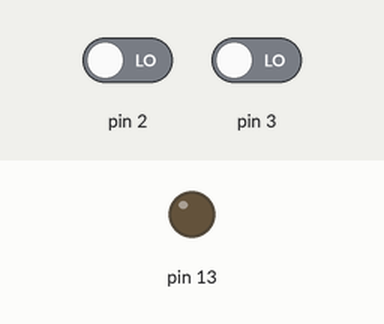
A sketch run on a simulated Arduino Uno, built with avr-gcc and run on an emulated ATmega328P. On the bench: output pins drawn as LEDs (lit = HIGH). Inputs (shaded band) come from the test bench; at power-on: pin 2 LOW, pin 3 LOW. What the sketch prints to the serial monitor is not drawn.

Above: at 1.2 s.
1.3 s: pin 2 driven HIGH and pin 3 driven HIGH
At 2.1 s:
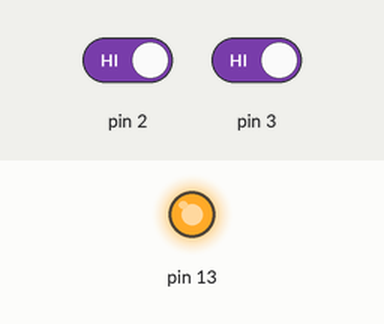
2.8 s: pin 2 driven LOW
At 3.2 s:
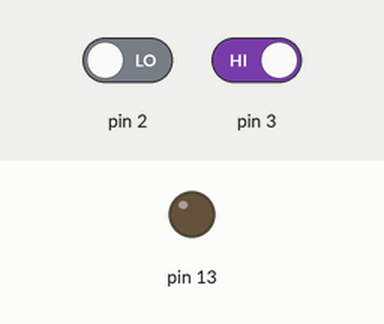
4.3 s: pin 2 driven HIGH
At 5.5 s:
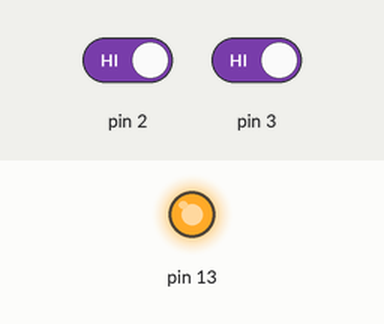
Timing chart, 0 to 7.3 s (numbered marks = the images above; inputs shaded):
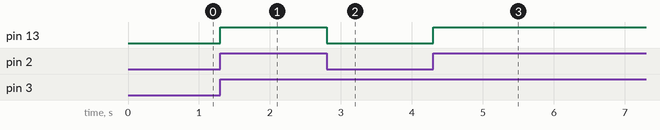

Measured:
- after the input at 1.3 s, pin 13: LOW → HIGH at once
- after the input at 2.8 s, pin 13: HIGH → LOW at once
- after the input at 4.3 s, pin 13: LOW → HIGH at once

The sketch:

sketch_oct26e__4_.ino
```cpp
int V;
int R;

void setup() {
 pinMode (13, OUTPUT);
 pinMode (3, INPUT);
 pinMode (2, INPUT);

 Serial.begin (9600);

}

void loop() {
  V=digitalRead (2);
  R=digitalRead (3);
  Serial.print (V);
  Serial.print (R);

  if (V==1){
    if (R==1){

   digitalWrite (13, 1);
  }

  }


 else {
   digitalWrite (13, 0);
 }

}
```
